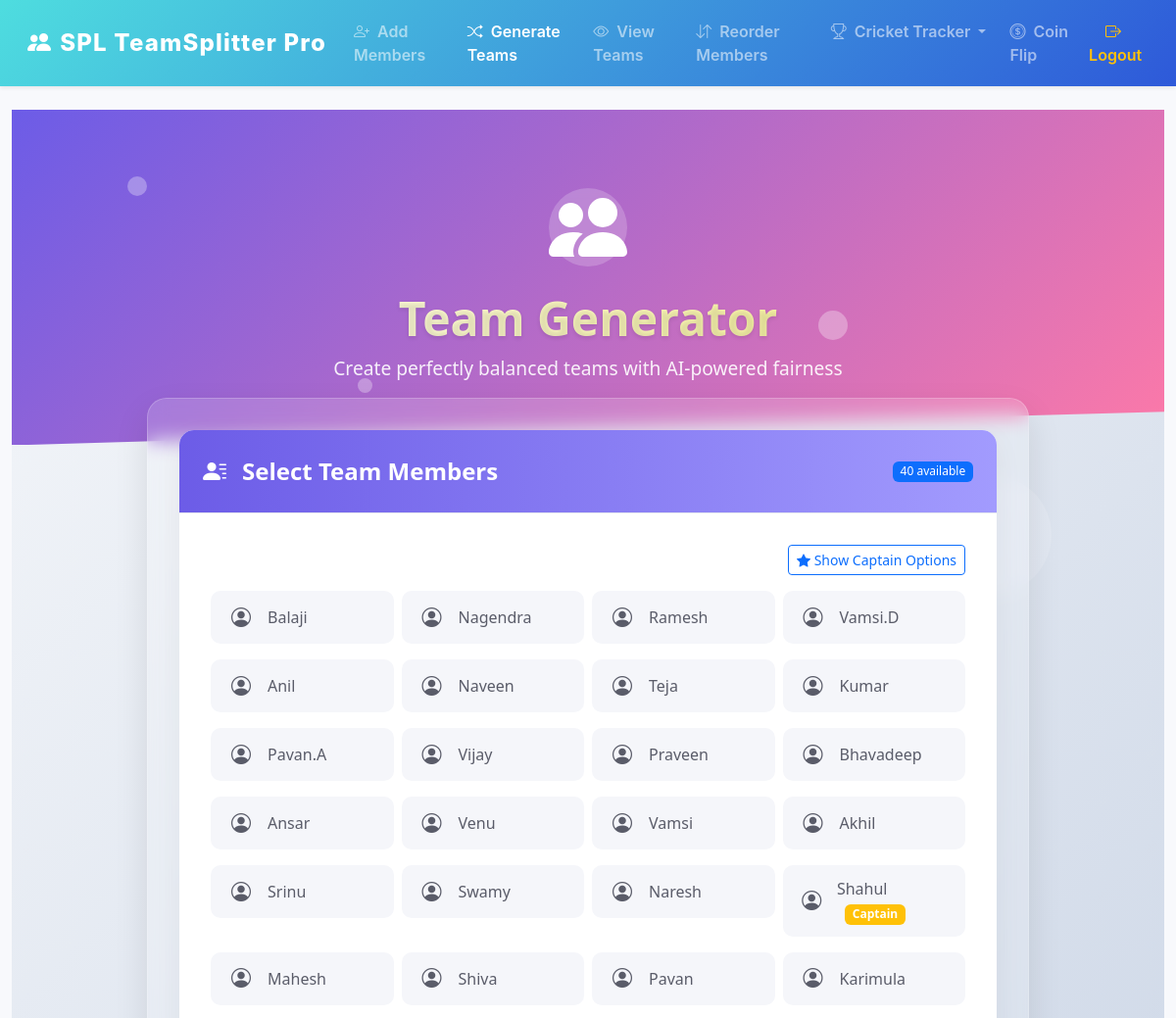
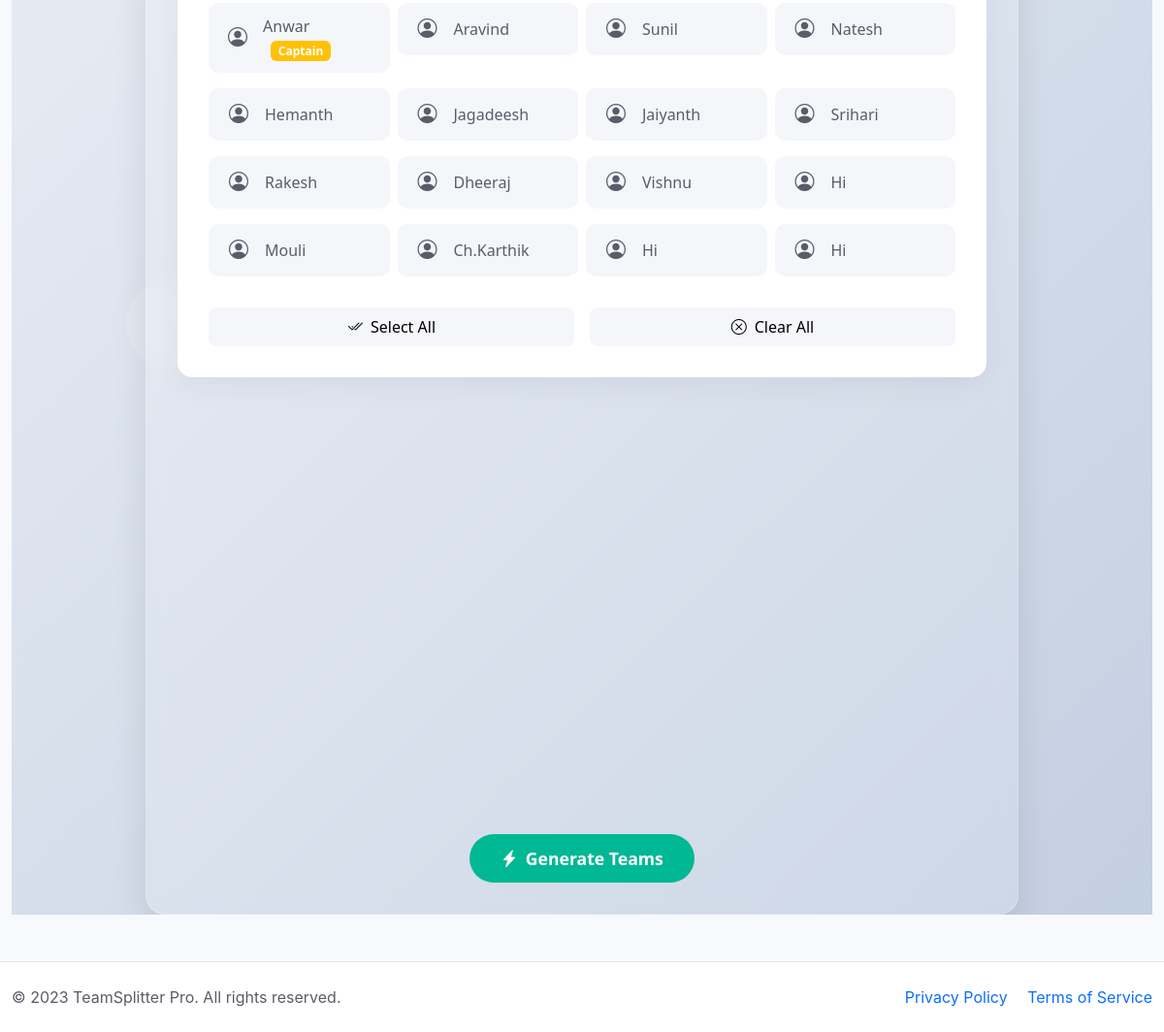
The app's page /generate/ (signed in) with its own data (2 pictures, top to bottom).
### capp/models.py (models this page shows, shortened)
class Member(models.Model):
    user = models.ForeignKey(User, on_delete=models.CASCADE, null=True, blank=True)
    name = models.CharField(max_length=100)
    position = models.IntegerField(default=0)  # For ordering
    is_captain = models.BooleanField(default=False)
    class Meta:
        ordering = ['position']
        unique_together = ('user', 'position')  # Prevent same position for same user

### capp/views.py (the view)
# urls.py: path('generate/', views.generate_teams, name='generate_teams'),
@login_required
def generate_teams(request):
    if request.method == 'POST':
        form = TeamSplitForm(request.POST, user=request.user)
        if form.is_valid():
            selected_members = form.cleaned_data['members']
            members = Member.objects.filter(
                user=request.user,
                id__in=selected_members.values_list('id', flat=True)
            ).order_by('position')
            captains = list(members.filter(is_captain=True))
            regular_members = list(members.filter(is_captain=False))
            total_members = len(captains) + len(regular_members)
            if total_members == 0:
                form.add_error('members', 'Please select at least one member')
                return render(request, 'generate_teams.html', {'form': form})
            num_teams = len(captains) if captains else 1
            if num_teams == 0:
                num_teams = 1
                if regular_members:
                    captains = [regular_members[0]]
                    regular_members = regular_members[1:]
            if total_members < num_teams:
                form.add_error('members', f'Not enough members ({total_members}) for {num_teams} teams')
                return render(request, 'generate_teams.html', {'form': form})
            generation_id = uuid.uuid4()
            teams = []
            for i in range(num_teams):
                captain = captains[i] if i < len(captains) else None
                team_name = f"{captain.name.upper()}'S TEAM" if captain else f"Team {i+1}"
                team = Team.objects.create(
                    name=team_name,
                    user=request.user,
                    generation_id=generation_id
                )
                if captain:
                    team.members.add(captain)
                teams.append(team)
            all_players = captains + regular_members
            remaining_players = [p for p in all_players if p not in [t.members.first() for t in teams if t.members.exists()]]
            remaining_players.sort(key=lambda x: x.position)
            for i, player in enumerate(remaining_players):
                if (i // num_teams) % 2 == 1:  # Reverse direction
                    team_index = num_teams - 1 - (i % num_teams)
                else:  # Forward direction
                    team_index = i % num_teams
                teams[team_index].members.add(player)
            team_counts = [t.members.count() for t in teams]
            min_count = min(team_counts)
            max_count = max(team_counts)
            if max_count - min_count > 1:
                for team in teams:
                    while team.members.count() > min_count + 1:
                        members = list(team.members.all().order_by('-position'))
                        for member in members:
                            if not member.is_captain:
                                team.members.remove(member)
                                smallest_team = min(teams, key=lambda t: t.members.count())
                                smallest_team.members.add(member)
                                break
            request.session['latest_generation_id'] = str(generation_id)
            return redirect('team_list')
    else:
        initial_members = request.session.get('selected_members', [])
        form = TeamSplitForm(user=request.user, initial={'members': initial_members})
    return render(request, 'generate_teams.html', {'form': form})

### capp/templates/generate_teams.html (shortened to what this page needs)
{% extends "base.html" %}
{% load static %}
{% load widget_tweaks %}
{% block content %}
<div class="team-generator-container">
  <header class="generator-header">
    <div class="particles-container">
      <div class="particle"></div>
      <div class="particle"></div>
      <div class="particle"></div>
    </div>
    <div class="header-content">
      <div class="animated-icon">
      </div>
      <h1 class="gradient-text">Team Generator</h1>
      <p class="subtitle">Create perfectly balanced teams with AI-powered fairness</p>
    </div>
  </header>
  <div class="form-glass-container">
    <form method="post" class="team-generator-form" id="teamGeneratorForm">
      <div class="form-card active">
        <div class="card-header">
          <i class="bi bi-person-lines-fill"></i>
          <h2>Select Team Members</h2>
          <span class="badge bg-primary">{{ form.members.field.queryset.count }} available</span>
        </div>
        <div class="card-body">
          <div class="captain-toggle mb-3">
            <button type="button" class="btn btn-sm btn-outline-primary" id="toggleCaptainsBtn">
              <i class="bi bi-star-fill"></i> Show Captain Options
            </button>
          </div>
          <div class="members-grid" id="membersGrid">
            {% for member in form.members.field.queryset %}
            <div class="member-checkbox-container">
              <div class="member-checkbox">
                <label for="member_{{ member.id }}">
                  <div class="member-avatar">
                    <i class="bi bi-person-circle"></i>
                  </div>
                  <span class="member-name">
                    {{ member.name }}
                    {% if member.is_captain %}
                      <span class="badge bg-warning ms-2">Captain</span>
                    {% endif %}
                  </span>
                </label>
              </div>
            </div>
            {% endfor %}
          </div>
          <div class="select-actions">
            <button type="button" class="btn-select-all" id="selectAllBtn">
              <i class="bi bi-check2-all"></i> Select All
            </button>
            <button type="button" class="btn-clear-all" id="clearAllBtn">
              <i class="bi bi-x-circle"></i> Clear All
            </button>
          </div>
        </div>
      </div>
      <div class="form-actions">
        <button type="submit" class="generate-btn" id="generateBtn">
          <span class="btn-content">
            <i class="bi bi-lightning-charge-fill"></i>
            <span>Generate Teams</span>
          </span>
        </button>
      </div>
    </form>
  </div>
  <div class="floating-elements">
    <div class="floating-circle circle-2"></div>
  </div>
</div>
{% endblock %}

### capp/templates/base.html (style rules this page uses)
:root { --primary-color: #4edddf; --secondary-color: #f8f9fc; --accent-color: #2e59d9; --text-color: #5a5c69; }
body { background-color: var(--secondary-color); color: var(--text-color); font-family: 'Nunito', -apple-system, BlinkMacSystemFont, 'Segoe UI', Roboto, 'Helvetica Neue', Arial, sans-serif; }
.card-header { background-color: #f8f9fc; border-bottom: 1px solid #e3e6f0; font-weight: 700; }

### records on screen
Member: name "Balaji"
Member: name "Nagendra"
Member: name "Ramesh"
Member: name "Vamsi.D"
Member: name "Anil"
Member: name "Naveen"
Member: name "Teja"
Member: name "Kumar"
Member: name "Pavan.A"
Member: name "Vijay"
Member: name "Praveen"
Member: name "Bhavadeep"
Member: name "Ansar"
Member: name "Venu"
Member: name "Vamsi"
Member: name "Akhil"
Member: name "Srinu"
Member: name "Swamy"
Member: name "Naresh"
Member: name "Shahul", is_captain "Captain"
Member: name "Mahesh"
Member: name "Shiva"
Member: name "Pavan"
Member: name "Karimula"
Member: name "Anwar", is_captain "Captain"
Member: name "Aravind"
Member: name "Sunil"
Member: name "Natesh"
Member: name "Hemanth"
Member: name "Jagadeesh"
Member: name "Jaiyanth"
Member: name "Srihari"
Member: name "Rakesh"
Member: name "Dheeraj"
Member: name "Vishnu"
Member: name "Hi"
Member: name "Mouli"
Member: name "Ch.Karthik"
Member: name "Hi"
Member: name "Hi"
